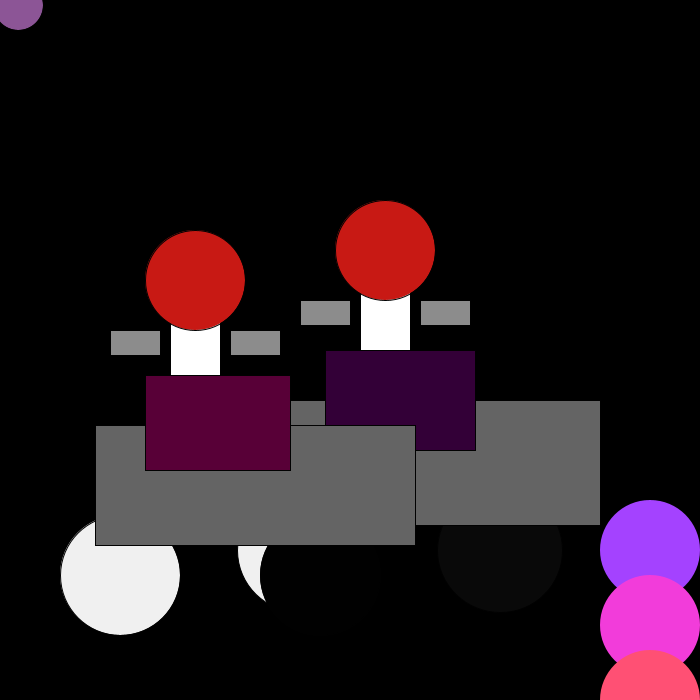
Frame 1 (no input)
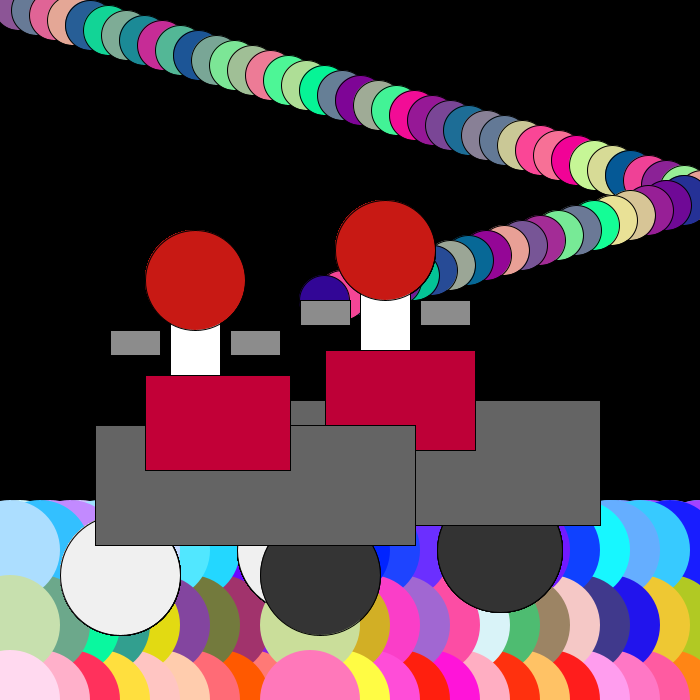
Frame 60 (the mouse pressed at the canvas centre just before this capture)
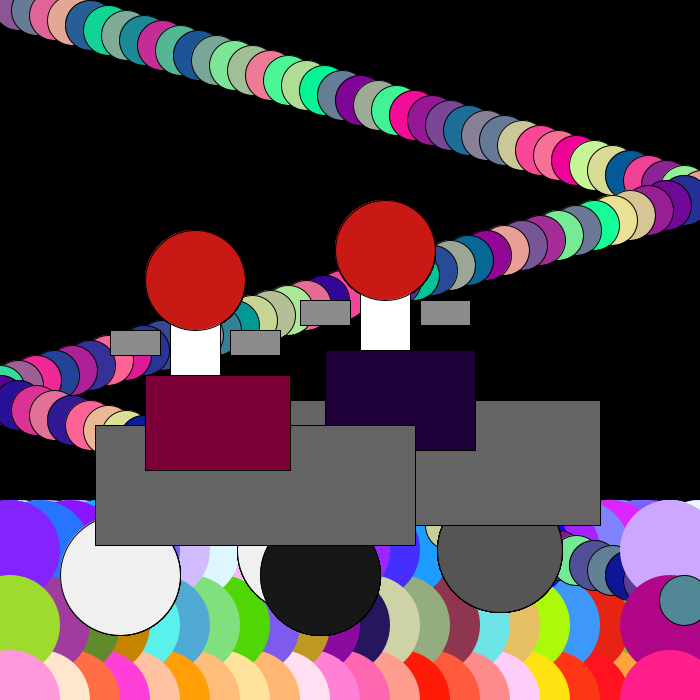
Frame 120 (the mouse held since frame 60 and released just before this capture)

The Processing sketch that drew these frames (run headless with seeded random() and noise(); from frame 60 on, the mouse is pressed at the canvas centre):

// Processing sketch: SS6_MidTERM_DRAFT2_allforONE
// ── SS6_MidTERM_DRAFT2_allforONE.pde
/*
Bryan Pierre Louis
MTEC2280
Combination MidTerm Sketch
*/

// Decalre Assigned Values

float x;
float i = 0;
float j = 0;
float iSpeed = 18;
float jSpeed = 5;
int wheel = 0;
float wheel2 = 0.0;
int carMovement = 0;
int mode; // 1: intro screen, 2: Game, 3: game over screen
void setup()
{
  size(700, 700);
  background(0);
  x = 680;
}

void draw()
{ 
  //Ground
 noStroke();
 x = x - 30;
 if(x < 0)
 {
  x = 700;
 }
 
 // Ground Color//
 fill(random(255), random(255), 255);
 ellipse(x, 550,100, 100);
  fill(random(255), random(255),random( 255));
 ellipse(x, 625, 100, 100);
  fill((255), random(255),random (255));
 ellipse(x, 700, 100, 100);
 // Ground Color//
 
 // Bouncing Ball//
 noFill();
 stroke(1);
 fill(255);
 //Speed of ball
 
 /////ACross the screen
 fill(random(255),random( 255), 150);
 i = i + iSpeed;
 if(i > width || i < 0)
 {
  iSpeed = iSpeed * -1; 
 }
 
 /////Up an Down screen
 
 j = j + jSpeed;
  if(j > height || j < 0)
 {
  jSpeed = jSpeed * -j; 
 }
 
 ellipse(i, j, 50, 50);
 Figure(340, 250, 100, 60, 75, 80);
 car(200,50, 25, 25);
 Figure(150, 280, 100, 60, 100, 50);
 car(20, 75, 20, 20);
}

void car(int x, int y, int size, int size2)
{
  
 //Wheel of Car
 fill(240);
  ellipse(x+100,y+500,size+100,size + 100);
  //Wheel2 of  car
  fill(random(100));
  ellipse(x + 300, y +500, size + 100,size2+ 100);
  
  //Body of car
  fill(100);
  rect(x+ 75, y+350,size+300, size2+100);
  fill(random(255), 0, 55);
  rect(x+125,y+300,size+ 125, size2+75);
  /*
  for (int i = 0; i < 500; i++) {
  float r = random(50);
  stroke(r*2);
  line(0, i, 50, i);
  }
  */
}

void Figure(float x, int y, int diameter, int r, int g, int b)
{
  //fill(170, 120, 50); // Cone color
 
  fill(r, g, b);
fill(255);
// Body
rect(x+20, y+40, diameter/2, diameter);
fill(200, 25, 20);
// Head
ellipse(x+45, y, diameter,diameter);

/*
Arms and legs
*/

//left legg 
fill(140);
rect(x-5, y+130, diameter/5, diameter/2); 

//right leg
rect(x+75, y+130, diameter/5, diameter/2);

//left arm
rect(x-40, y+50, diameter/2, diameter/4);

//right arm
rect(x+80, y+50, diameter/2, diameter/4);

}
  
